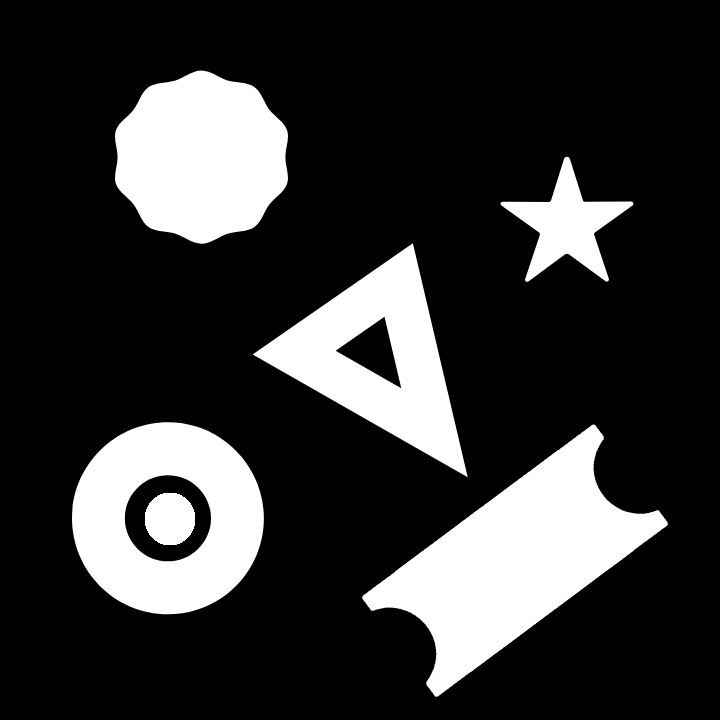
#> input picture opencv/countors/Contour-Detection-101-Part-1-Files/media/Image.png, 720 x 720 px, found by its file name
$ python contours04.py
#> lines starting #> are read from the running program, lines starting #| are printed output that depends on the picture; after the words box and inside, x2 and y2 are one past the last pixel; in counts of white or black regions, pixels touching at a corner belong together
"""
Contours & Masks using Python & OpenCV -
How to separate object from image background?
https://www.youtube.com/watch?v=JOxebvuRpyo
https://github.com/maksimKorzh/open-cv-tutorials/blob/main/src/contours/contours.py


"""
import cv2
import numpy as np
import matplotlib.pyplot as plt
import getpass


def empty(a):
    pass
BASE_FOLDER = 'C:/Users/' + getpass.getuser() + '/Pictures/Saved Pictures/'
# "modrain.jpg"#"grains.jpg" #
mimg = "image.png"#"basketball.jpg"
path = BASE_FOLDER + mimg

# [40 lines left out: functions stackImages, PutTextOnImage, not called in this run]


original_image = cv2.imread(path, cv2.IMREAD_UNCHANGED)
#> original_image is the input picture: shape (720, 720, 4); mean B, G, R, A 52, 52, 52, 255
image1_copy = original_image.copy()


plt.figure(figsize=[20,10])
# Convert to grayscale.
imageGray = cv2.cvtColor(image1_copy,cv2.COLOR_BGR2GRAY)
#cv2.imshow("ImageStack",imageGray)
# Find all contours in the image
contours, hierarchy = cv2.findContours(imageGray, cv2.RETR_LIST, cv2.CHAIN_APPROX_NONE)
#> contours = 8 contours; box (x1, y1, x2, y2) and area: (362, 424, 668, 697) 31898, (72, 422, 264, 615) 28978, (114, 70, 288, 244) 22854, (252, 243, 468, 478) 21896, (500, 156, 634, 282) 6214, (124, 475, 212, 562) 5797, (145, 493, 195, 545) 2031, (336, 317, 401, 388) 2002
for i,cont in enumerate(contours):

   # Draw the ith contour
   print(i )
   image1_copy = cv2.drawContours(image1_copy, cont, -1, (0,255,0), 3)

   # Add a subplot to the figure
   plt.subplot(2, 4, i+1)

   # Turn off the axis
   plt.axis("off");plt.title('contour ' +str(i))

   # Display the image in the subplot
   plt.imshow(image1_copy)
#> this loop made 8 passes
#| 0
#| 1
#| 2
#| 3
#| 4
#| 5
#| 6
#| 7
#> pass 1, `image1_copy = cv2.drawContours(image1_copy, cont, -1, (0,255,0), 3)`:
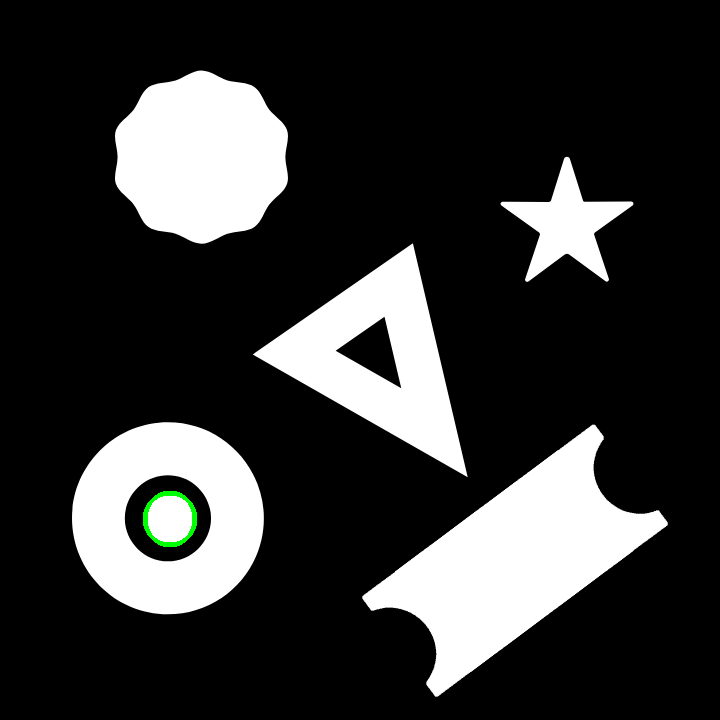
#> image1_copy: shape (720, 720, 4); 0.14% of pixels changed, all inside (x1, y1, x2, y2) = (143, 491, 197, 547)
#> pass 2, `image1_copy = cv2.drawContours(image1_copy, cont, -1, (0,255,0), 3)`:
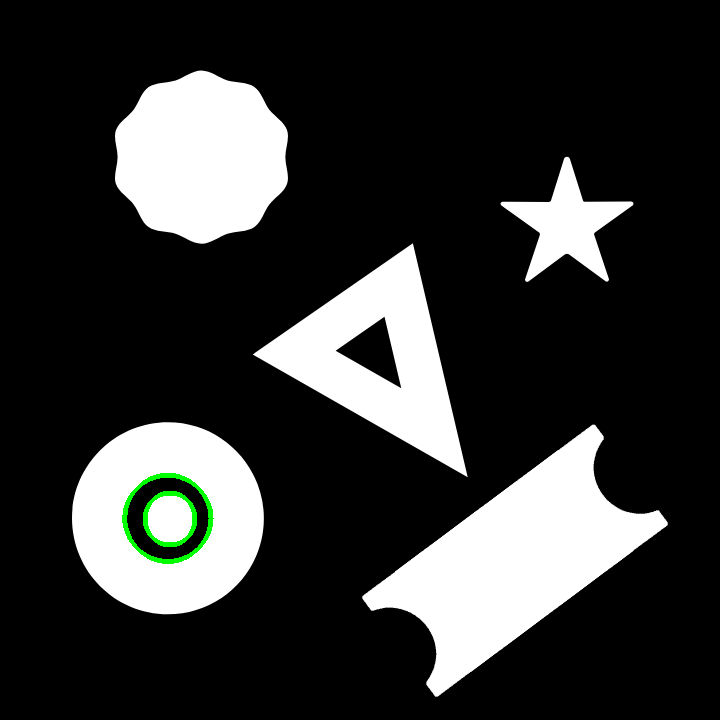
#> image1_copy: shape (720, 720, 4); 0.23% of pixels changed, all inside (x1, y1, x2, y2) = (122, 473, 214, 564)
#> pass 3, `image1_copy = cv2.drawContours(image1_copy, cont, -1, (0,255,0), 3)`:
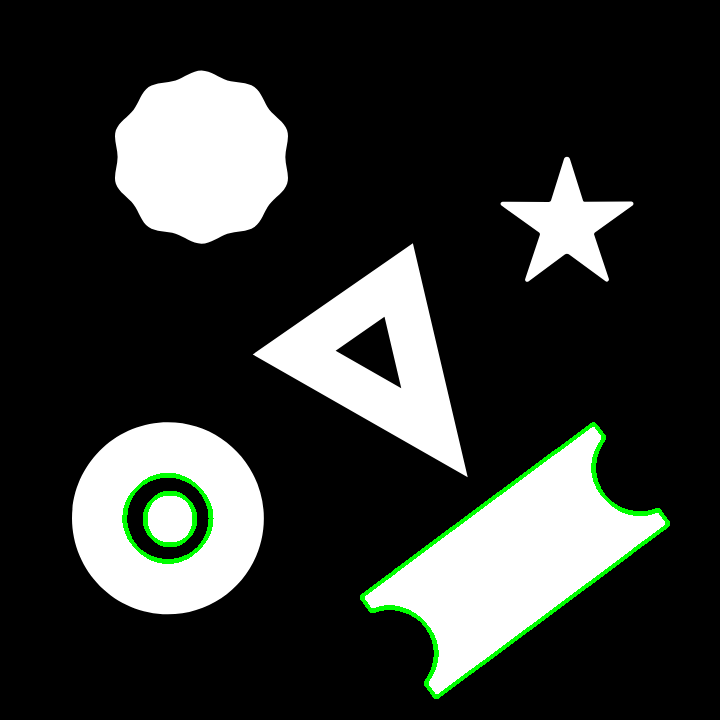
#> image1_copy: shape (720, 720, 4); 0.72% of pixels changed, all inside (x1, y1, x2, y2) = (360, 422, 670, 699)
#> after the loop:
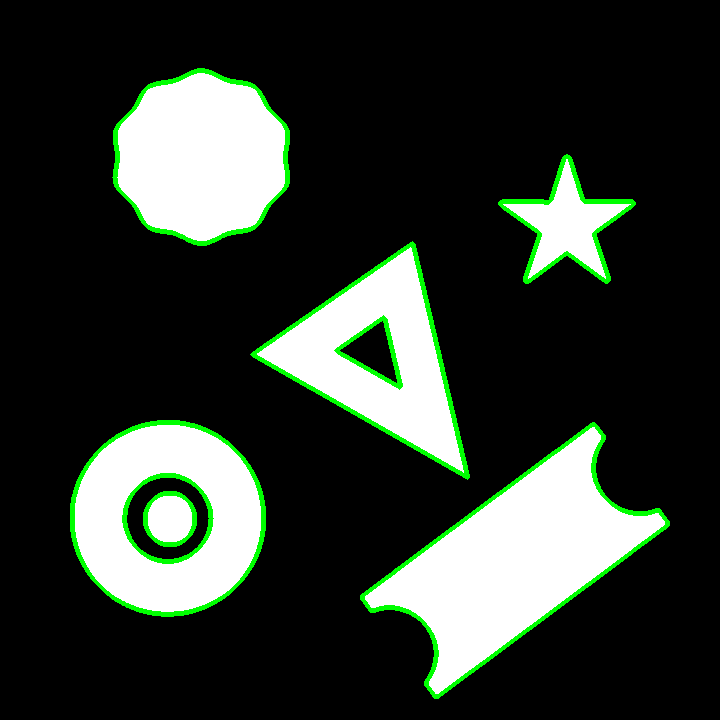
#> image1_copy: shape (720, 720, 4); 2.19% of pixels changed, all inside (x1, y1, x2, y2) = (70, 68, 636, 617)


cv2.waitKey(0) & 0xFF == ord('q')

cv2.destroyAllWindows()
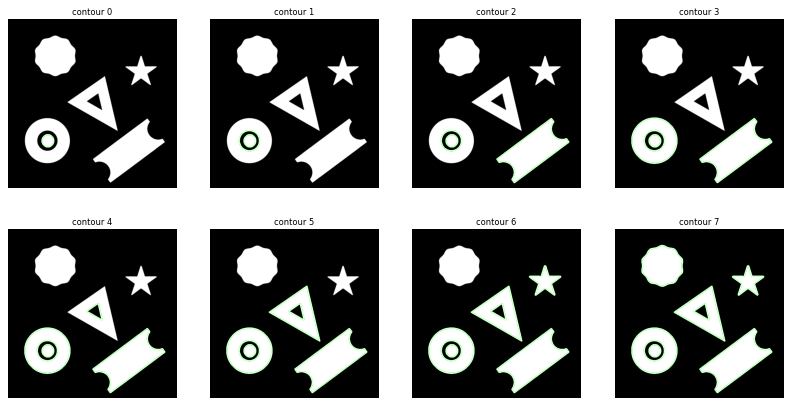
#> figure drawn by matplotlib, 8 panels
